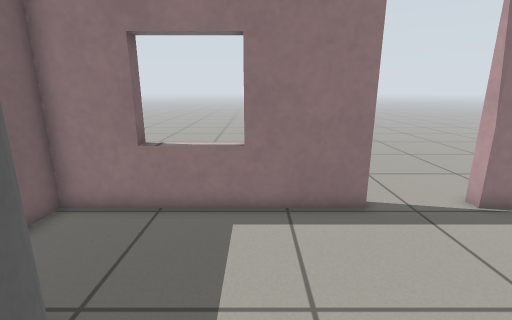
view 1 (above)

19 first-person views from a walk through a world built for the Gazebo simulator. The camera is 0.91 m above the floor, tilts 14° down and sees 85° across. The floor is counted in squares, 0.25 m on a side. Each view is taken from the middle of a square. On the plan, view 1 faces up. The plan holds only what a view shows up to about 20 squares ahead; the rest is blank. The place goes on beyond the plan.

view 2
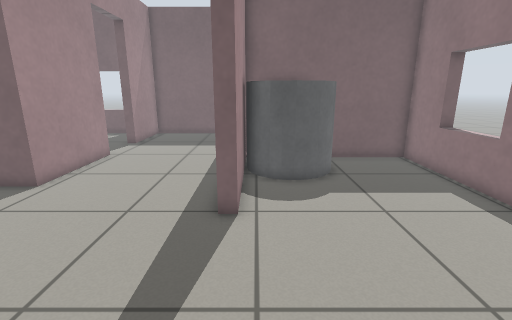

view 3
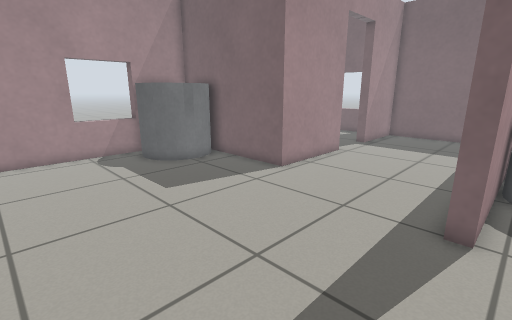

view 4
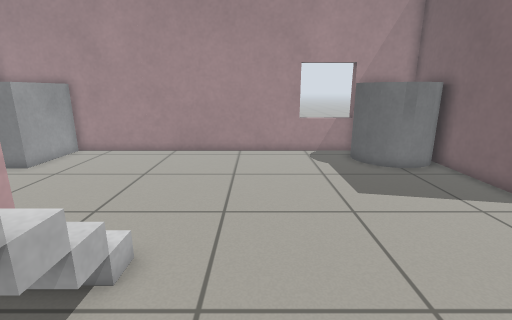

view 5
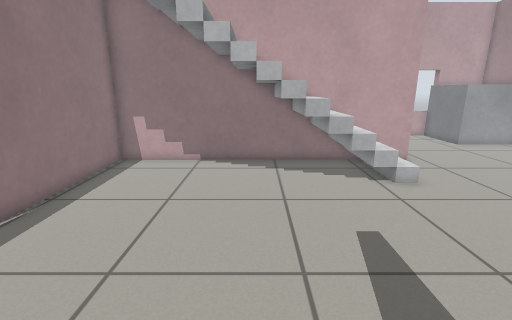

view 6
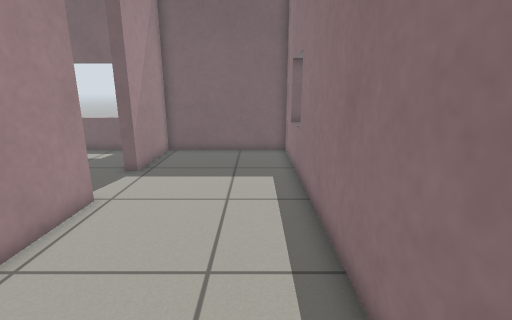

view 7
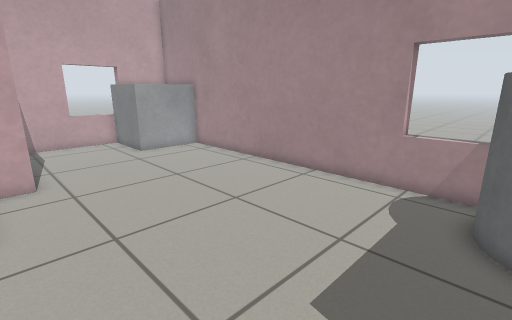

view 8
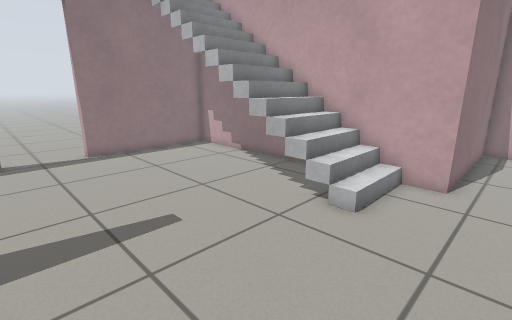

view 9
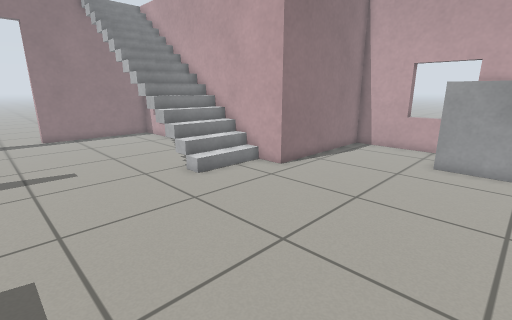

view 10
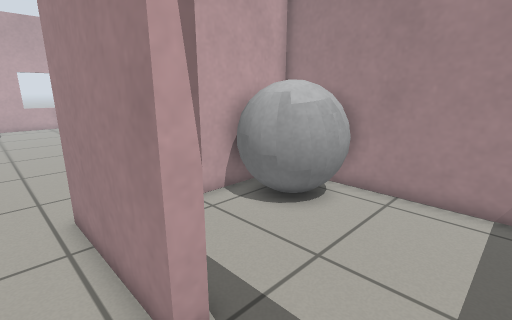

view 11
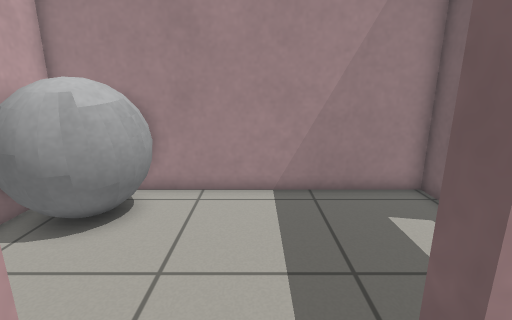

view 12
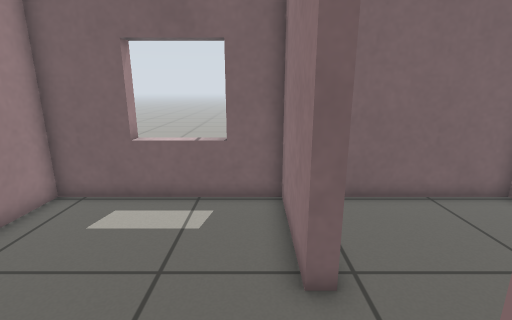

view 13
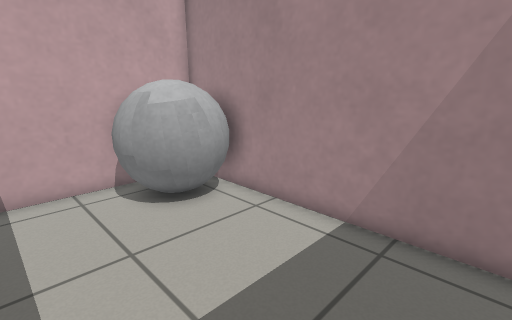

view 14
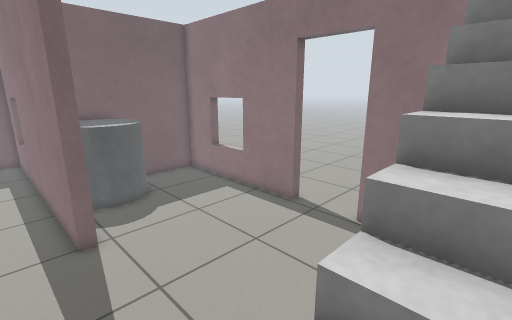

view 15
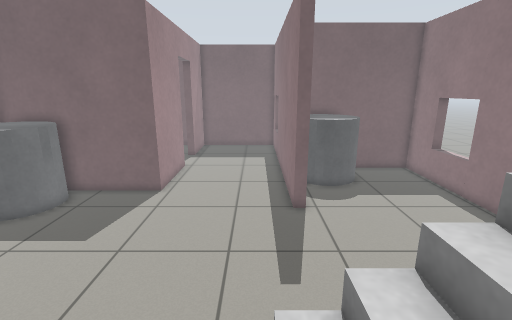

view 16
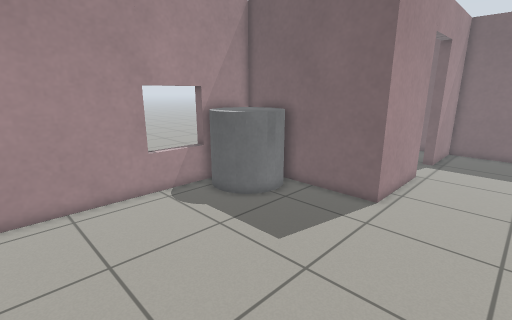

view 17
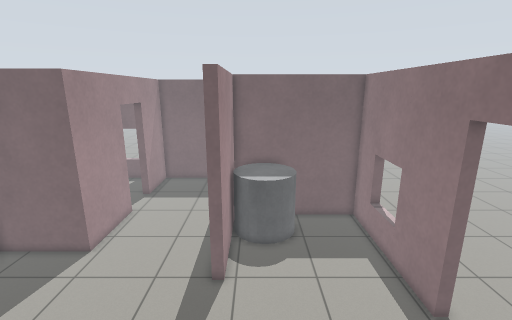

view 18
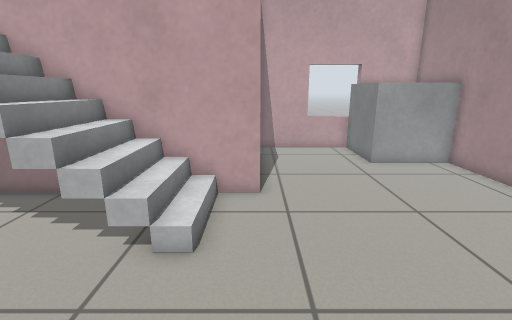

view 19
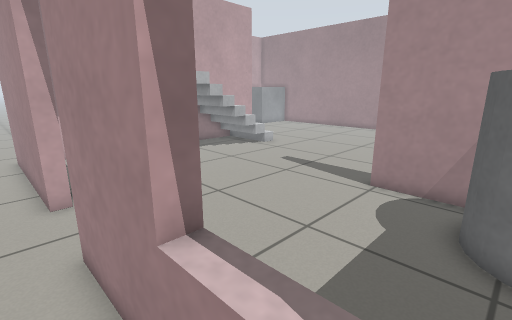

### Floor plan
Key: @ floor where view 1 was taken; # wall or solid block; . floor; / step, stairs or slope; D open door; = window, fence, low wall or low ledge; C grey cylinder; B grey box; G grey ball.
Columns run from 16 left of view 1 to 23 right of it. Each row starts with its distance up from view 1.
 10              .    .............
  9             #===####DDDD########.....
  8           ###===####DDDD########
  7           #....................#
  6           #....................#
  5           #....................#
  4           #....................#
  3           #CCC.............BBBB#
  2           CCCCC............/   #
  1           CCCCC............/ / #
  0           #CCC..@........../   #
 -1  ###===###########........./   #
 -2  #........................./   #
 -3  #.........................// /#
 -4  #.........................////#
 -5  #.........................////#
 -6  #.............................#
 -7  #.............................#########
 -8  #.....................................#
 -9  #####DDDD######.......................#
-10  #............##.......................#
-11 ##............##.......................=
-12 ==............##.......................=
-13 ==.........GGG##CCC................BBBB#
-14 ##........GGGG#CCCC................B   #
-15  #........GGG GCCCCC...............B   #
-16  #........GG  #CCCC................B   #
-17  ##################===##################

Where each view was taken, in squares from view 1:
view 1: 0 up, 0 right, facing up
view 2: 0 up, 9 right, facing left
view 3: 0 up, 9 right, facing down-left
view 4: 0 up, 8 right, facing down
view 5: 1 up, 0 right, facing right
view 6: 3 down, 2 right, facing left
view 7: 6 down, 2 right, facing down-right
view 8: 9 down, 3 right, facing up-right
view 9: 16 down, 4 right, facing up-right
view 10: 7 down, 10 left, facing down-right
view 11: 7 down, 9 left, facing down
view 12: 10 down, 6 left, facing left
view 13: 10 down, 13 left, facing down-right
view 14: 3 down, 12 right, facing up-left
view 15: 3 down, 14 right, facing left
view 16: 4 down, 11 right, facing down-left
view 17: 1 up, 13 right, facing left
view 18: 7 down, 5 right, facing right
view 19: 10 up, 3 left, facing down-right
